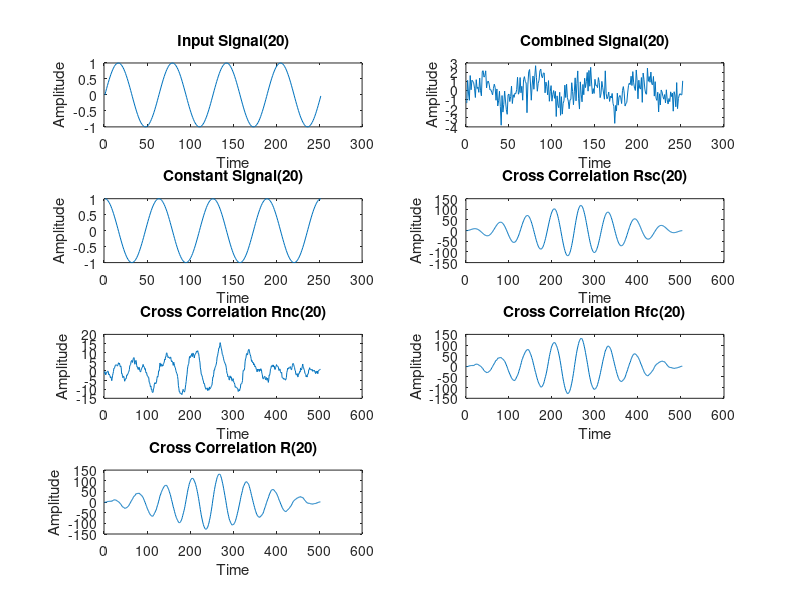

Write the MATLAB code that produced this figure.
close all
clear all

t = 0:0.1:8*pi;
s = sin(t);

n  = randn([1 252]);

f = s+n;

c = cos(t);

subplot(4,2,1);
plot(s);
xlabel("Time");
ylabel("Amplitude");
title("Input Signal(20)");

subplot(4,2,2);
plot(f);
xlabel("Time");
ylabel("Amplitude");
title("Combined Signal(20)");

subplot(4,2,3);
plot(c);
xlabel("Time");
ylabel("Amplitude");
title("Constant Signal(20)");

Rsc = xcorr(s,c);
Rnc = xcorr(n,c);
Rfc = xcorr(f,c);

R = Rsc+Rnc;

subplot(4,2,4);
plot(Rsc);
xlabel("Time");
ylabel("Amplitude");
title("Cross Correlation Rsc(20)");

subplot(4,2,5);
plot(Rnc);
xlabel("Time");
ylabel("Amplitude");
title("Cross Correlation Rnc(20)");

subplot(4,2,6);
plot(Rfc);
xlabel("Time");
ylabel("Amplitude");
title("Cross Correlation Rfc(20)");

subplot(4,2,7);
plot(R);
xlabel("Time");
ylabel("Amplitude");
title("Cross Correlation R(20)");
